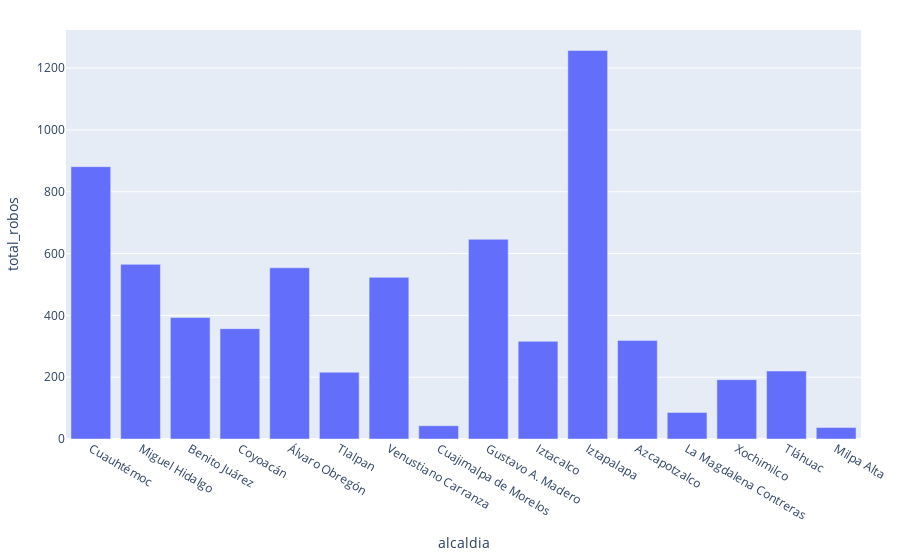

Notebook code for this chart:
### Markdown cell above
### Robo a transeute por alcaldia

### Code cell
fig = px.bar(df_bar_charts, x="alcaldia", y="total_robos",)
fig.update_layout(margin=margin)
fig.show()

### Figure 1 — Plotly figure (JSON) as saved in the notebook; plotly's stock layout.template omitted (floating-point values rounded to 4 significant figures)
{"data": [{"alignmentgroup": "True", "hovertemplate": "alcaldia=%{x}<br>total_robos=%{y}<extra></extra>", "legendgroup": "", "marker": {"color": "#636efa"}, "name": "", "offsetgroup": "", "orientation": "v", "showlegend": false, "textposition": "auto", "type": "bar", "x": ["Cuauhtémoc", "Miguel Hidalgo", "Benito Juárez", "Coyoacán", "Álvaro Obregón", "Tlalpan", "Venustiano Carranza", "Cuajimalpa de Morelos", "Gustavo A. Madero", "Iztacalco", "Iztapalapa", "Azcapotzalco", "La Magdalena Contreras", "Xochimilco", "Tláhuac", "Milpa Alta"], "xaxis": "x", "y": [881, 565, 393, 357, 554, 216, 523, 43, 646, 316, 1257, 319, 86, 192, 220, 37], "yaxis": "y"}], "layout": {"barmode": "relative", "legend": {"tracegroupgap": 0}, "margin": {"b": 20, "l": 20, "r": 20, "t": 30}, "xaxis": {"anchor": "y", "domain": [0, 1], "title": {"text": "alcaldia"}}, "yaxis": {"anchor": "x", "domain": [0, 1], "title": {"text": "total_robos"}}}}
